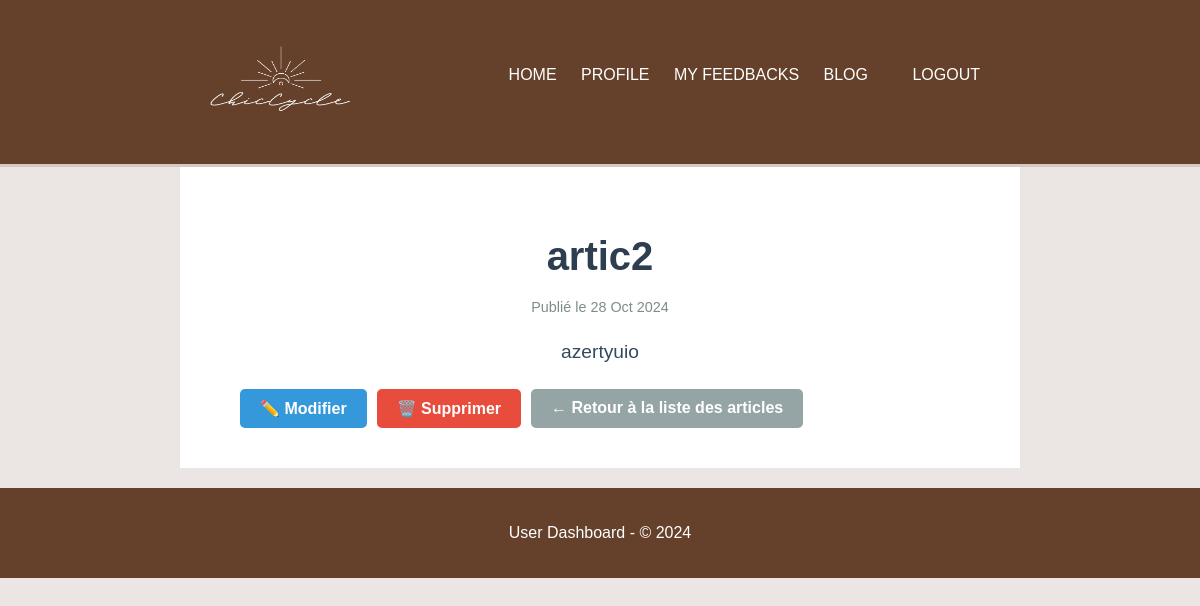
Screenshot of /post/3/ with the database file from the repository.
### users/models.py (models this page shows, shortened)
class BlogPost(models.Model):
    title = models.CharField(max_length=255)
    content = models.TextField()
    title_en = models.CharField(max_length=255, blank=True, null=True)
    content_en = models.TextField(blank=True, null=True)
    summary = models.TextField(blank=True, null=True)
    tags = models.TextField(blank=True, null=True)
    author = models.ForeignKey(settings.AUTH_USER_MODEL, on_delete=models.SET_NULL, null=True)
    excerpt = models.TextField(blank=True, null=True)
    created_at = models.DateTimeField(auto_now_add=True)
    updated_at = models.DateTimeField(auto_now=True)

### users/viewsBlog.py (the view)
# urls.py: path('post/<int:pk>/', viewsBlog.blog_detail, name='blog_detail'),  # Détail d'un article
def blog_detail(request, pk):
    post = get_object_or_404(BlogPost, pk=pk)
    return render(request, 'blog-management/blog_detail.html', {'post': post})

### users/templates/blog-management/blog_detail.html (shortened to what this page needs)
{% extends 'base_user.html' %} {% block content %}
<div class="container mt-5">
  <div class="blog-post">
    <h1 class="blog-title">{{ post.title }}</h1>
    <p class="blog-date text-muted">
      Publié le {{ post.created_at|date:"d M Y" }}
    </p>
    <div class="blog-content">
      <p>{{ post.content }}</p>
    </div>
    <div class="blog-actions mt-4">
      <a
        href="{% url 'blog_update' post.id %}"
        class="btn btn-primary action-btn update"
        >✏️ Modifier</a
      >
      <a
        href="{% url 'blog_delete' post.id %}"
        class="btn btn-danger action-btn delete"
        >🗑️ Supprimer</a
      >
      <a href="{% url 'list_blogs' %}" class="btn btn-secondary action-btn back"
        >← Retour à la liste des articles</a
      >
    </div>
  </div>
</div>
{% endblock %}

### users/templates/base_user.html (style rules this page uses)
body { font-family: Arial, sans-serif; background-color: #ebe6e4; margin: 0; padding: 0; }
.container { width: 90%; max-width: 1200px; margin: auto; overflow: hidden; }

### users/templates/blog-management/blog_detail.html (style rules this page uses)
.container { max-width: 800px; margin: 0 auto; padding: 20px; }
.blog-title { font-size: 2.5em; font-weight: bold; color: #2c3e50; margin-bottom: 20px; }
.blog-date { font-size: 0.9em; color: #7f8c8d; margin-bottom: 20px; }
.blog-content { font-size: 1.2em; line-height: 1.8; color: #34495e; }
.blog-content p { margin-bottom: 20px; }
.blog-actions { display: flex; gap: 10px; }
.action-btn { padding: 10px 20px; border-radius: 5px; font-size: 1em; font-weight: bold; text-decoration: none; color: white; }
.btn-primary { background-color: #3498db; }
.btn-danger { background-color: #e74c3c; }
.btn-secondary { background-color: #95a5a6; }
.btn { transition: background-color 0.2s ease; }
.blog-actions .btn { display: inline-block; }

### rows the page displays
BlogPost: title "artic2", created_at "28 Oct 2024", content "azertyuio"
